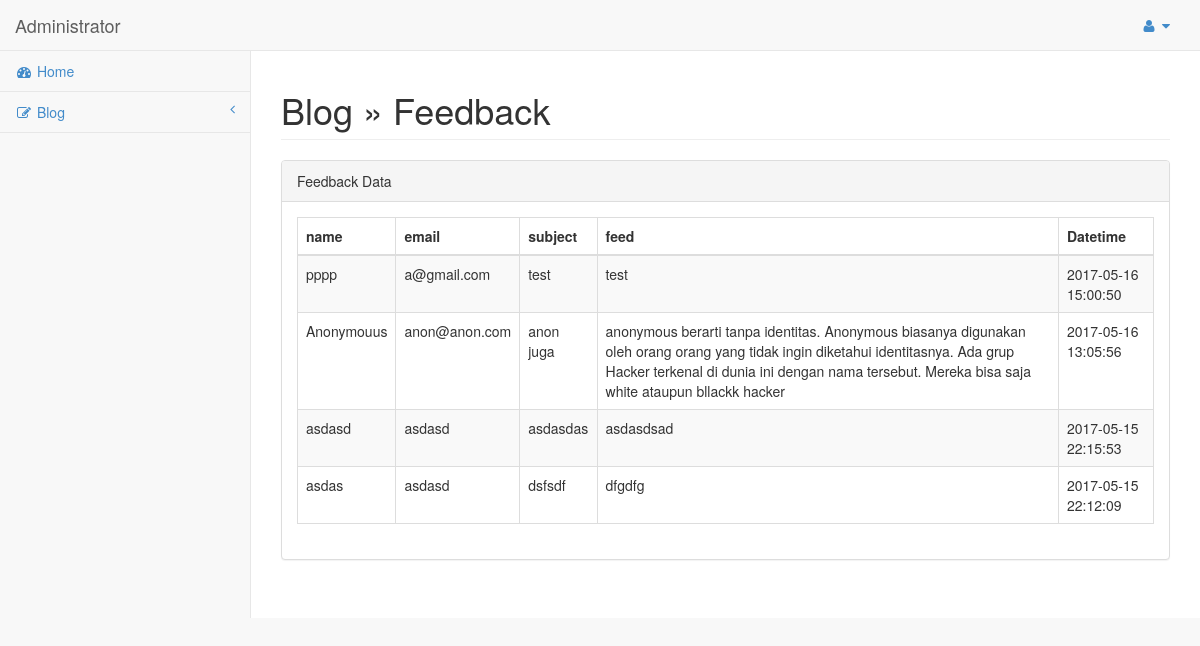
The app's page /admin/index.php?feedback (signed in) with its own data.
### tables this page shows
CREATE TABLE `feedback` (
  `id` int(11) NOT NULL,
  `name` varchar(255) NOT NULL,
  `email` varchar(255) NOT NULL,
  `subject` varchar(255) NOT NULL,
  `feed` text NOT NULL,
  `date` datetime NOT NULL
);

### admin/page/blog/feedback.php (the view, shortened to what this page needs)
<?php
$feedback = mysqli_query ($conn,"SELECT *
                         FROM feedback
                         ORDER BY feedback.id DESC");
?>
<div class="row">
    <div class="col-lg-12">
        <h1 class="page-header">Blog &raquo; Feedback</h1>
    </div>
</div>
<div class="row">
    <div class="col-lg-12">
        <div class="panel panel-default">
            <div class="panel-heading">
                Feedback Data
            </div>
            <div class="panel-body">
                <div class="table-responsive">
                    <table class="table table-striped table-bordered table-hover" id="dataTables-example">
                        <thead>
                            <tr>
                                <th>name</th>
                                <th>email</th>
                                <th>subject</th>
                                <th>feed</th>
                                <th>Datetime</th>
                            </tr>
                        </thead>
                        <tbody>
                        <?php if(mysqli_num_rows($feedback)>0){?>
                            <?php while($row_feedback = mysqli_fetch_array($feedback)){ ?>
                            <tr>
                                <td><?php echo $row_feedback["name"]?></td>
                                <td><?php echo $row_feedback["email"]?></td>
                                <td><?php echo $row_feedback["subject"]?></td>
                                <td><?php echo $row_feedback["feed"]?></td>
                                <td><?php echo $row_feedback["date"]?></td>
                            </tr>
                            <?php } ?>
                        <?php } ?>
                        </tbody>
                    </table>
                </div>
            </div>
        </div>
    </div>
</div>

### admin/css/sb-admin.css (style rules this page uses)
body { background-color: #f8f8f8; padding-top: 100px; }
@media (min-width:768px) { body { padding-top: 50px; } }

### records on screen
feedback: name "pppp", email "a@gmail.com", subject "test", feed "test", date "2017-05-16 15:00:50"
feedback: name "Anonymouus", email "anon@anon.com", subject "anon juga", feed "anonymous berarti tanpa identitas. Anonymous biasanya digunakan oleh orang orang yang tidak ingin diketahui identitasnya. Ada grup Hacker terkenal di dunia ini dengan nama tersebut. Mereka bisa saja white ataupun bllackk hacker", date "2017-05-16 13:05:56"
feedback: name "asdasd", email "asdasd", subject "asdasdas", feed "asdasdsad", date "2017-05-15 22:15:53"
feedback: name "asdas", email "asdasd", subject "dsfsdf", feed "dfgdfg", date "2017-05-15 22:12:09"
